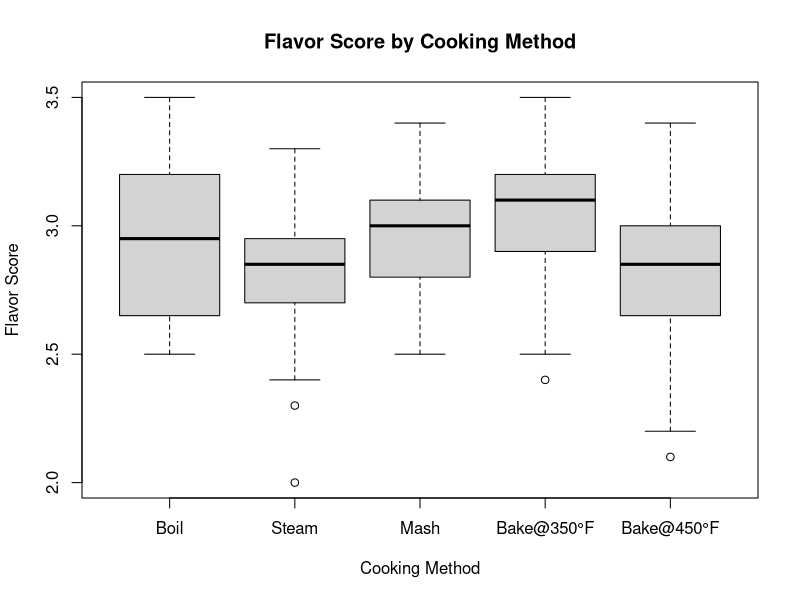
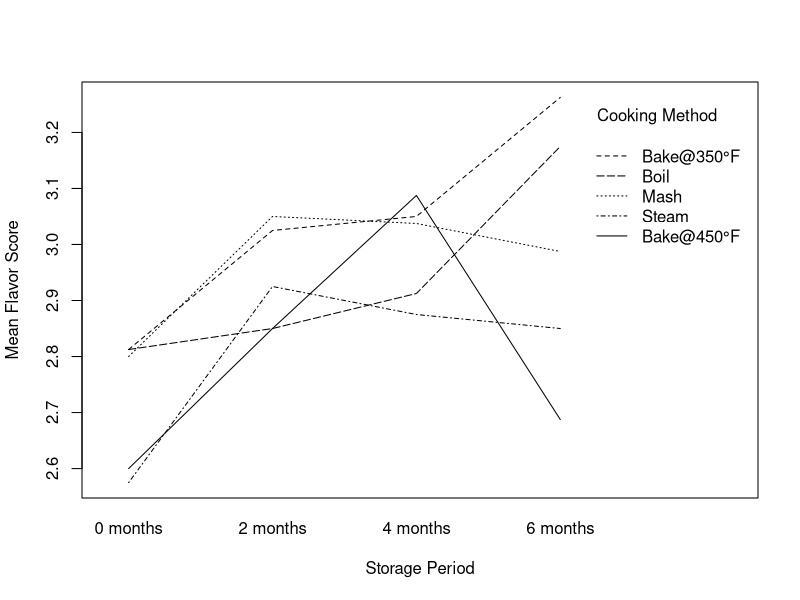
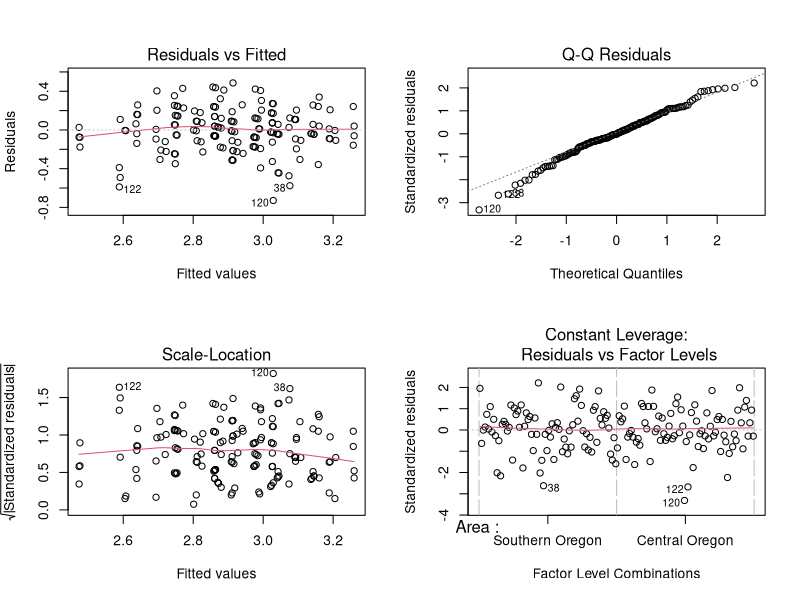

Write R code to recreate these figures, in order.
## ---- chunk 1

# Load required libraries
library(knitr)
library(kableExtra)
library(dplyr)
library(tibble)

# Load data
potato <- read.table("potato.dat", header = FALSE)
colnames(potato) <- c("Area", "Temp", "Size", "Storage", "Cooking", "Texture", "Flavor",  "Moistness")
#str(potato)

#sum(is.na(potato))

# Convert categorical variables to factors with meaningful labels
potato$Area <- factor(potato$Area, levels = c(1, 2), labels = c("Southern Oregon", "Central Oregon"))
potato$Temp <- factor(potato$Temp, levels = c(1, 2), labels = c("75°F", "40°F"))
potato$Size <- factor(potato$Size, levels = c(1, 2), labels = c("Large", "Medium"))
potato$Storage <- factor(potato$Storage, levels = c(1, 2, 3, 4), labels = c("0 months", "2 months", "4 months", "6 months"))
potato$Cooking <- factor(potato$Cooking, levels = c(1, 2, 3, 4, 5), labels = c("Boil", "Steam", "Mash", "Bake@350°F", "Bake@450°F"))

## ---- chunk 2

# Split dataset into categorical and numerical subsets
categorical_vars <- potato[, sapply(potato, is.factor)]
numeric_vars <- potato[, c("Texture", "Flavor", "Moistness")]  # Select only the 3 numeric variables

# Compute summary statistics (Min, 1st Quartile, Median, Mean, 3rd Quartile, Max)
summary_numeric <- numeric_vars %>%
  summarise(
    Min = sapply(., min, na.rm = TRUE),
    `1st Quartile` = sapply(., quantile, probs = 0.25, na.rm = TRUE),
    Median = sapply(., median, na.rm = TRUE),
    Mean = sapply(., mean, na.rm = TRUE),
    `3rd Quartile` = sapply(., quantile, probs = 0.75, na.rm = TRUE),
    Max = sapply(., max, na.rm = TRUE)
  )

# Transpose for better readability
summary_num_df <- summary_numeric %>%
  t() %>%
  as.data.frame() %>%
  rownames_to_column(var = "Statistic")

# Rename columns properly
colnames(summary_num_df) <- c("Statistic", "Texture", "Flavor", "Moistness")

# Format numeric values to 2 significant digits
summary_num_df[, 2:4] <- lapply(summary_num_df[, 2:4], function(x) format(round(as.numeric(x), 2), nsmall = 2))

# Display categorical summary (Transposed)
summary_categorical <- lapply(categorical_vars, summary)
summary_cat_df <- bind_rows(lapply(summary_categorical, function(x) as.data.frame(t(x))), .id = "Variable")

# Replace NA values with whitespace
summary_cat_df[is.na(summary_cat_df)] <- ""

# Display categorical table with 90° rotated headers
kable(summary_cat_df, caption = "Summary Statistics (Categorical Variables)", longtable = TRUE) %>%
  kable_styling(latex_options = c("hold_position", "repeat_header")) %>%
  row_spec(0, angle = 90)  # Rotate column headers to 90°

# Display numeric summary with row grouping in sets of 5
kable(summary_num_df, caption = "Summary Statistics (Numeric Variables)", longtable = TRUE, booktabs = TRUE) %>%
  kable_styling(latex_options = c("hold_position", "repeat_header")) %>%
  row_spec(0, angle = 0)  # Rotate column headers to 90°
## ---- chunk 3
# Boxplot of Flavor score by Cooking Method
boxplot(Flavor ~ Cooking, data = potato, main = "Flavor Score by Cooking Method",
        xlab = "Cooking Method", ylab = "Flavor Score")

# Interaction Plot
interaction.plot(potato$Storage, potato$Cooking, potato$Flavor,
                 xlab = "Storage Period", ylab = "Mean Flavor Score",
                 trace.label = "Cooking Method")
## ---- chunk 4
# Fit ANOVA model
anova_model <- aov(Flavor ~ Area + Temp + Size + Storage + Cooking, data = potato)
summary(anova_model)
## ---- chunk 5
# Stepwise model selection based on AIC
step(anova_model)
## ---- chunk 6
par(mfrow = c(2,2))
plot(anova_model)  # Residual plots
## ---- chunk 7
# Extracting significant factors
summary(anova_model)
